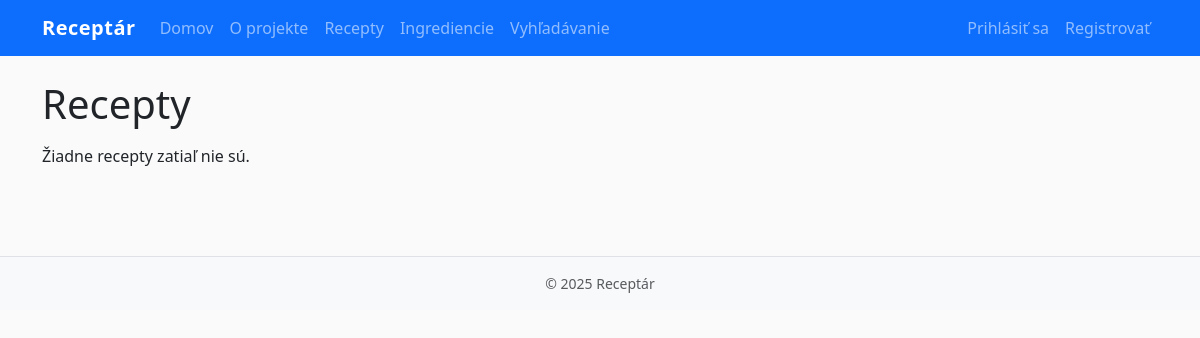
Before: /recipes/ with the older database file.
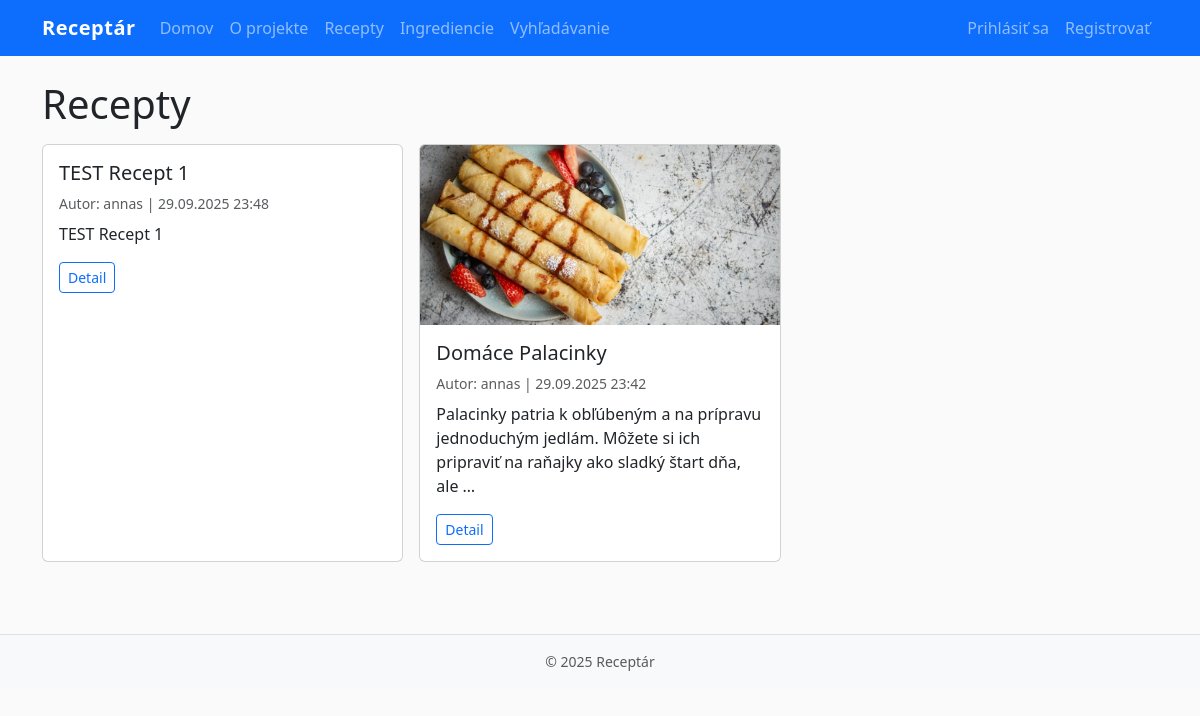
After: the same page with the newer database file.
### recipes/models.py (models this page shows, shortened)
class Recipe(models.Model):
    title = models.CharField(max_length=200)
    description = models.TextField(blank=True)
    instructions = models.TextField()
    image = models.ImageField(upload_to="recipes/", blank=True, null=True)
    created_by = models.ForeignKey(User, on_delete=models.CASCADE, related_name="recipes")
    created_at = models.DateTimeField(auto_now_add=True)
    ingredients = models.ManyToManyField(Ingredient, through="RecipeIngredient", related_name="recipes")
    class Meta:
        ordering = ["-created_at"]

### recipes/views.py (the view)
# urls.py: path("", RecipeListView.as_view(), name="list"),
class RecipeListView(ListView):
    model = Recipe
    template_name = "recipes/recipe_list.html"
    context_object_name = "recipes"
    paginate_by = 12

### templates/recipes/recipe_list.html (shortened to what this page needs)
{% extends "base.html" %}
{% block content %}
<h1 class="mb-3">Recepty</h1>
<div class="row g-3">
  {% for r in recipes %}
  <div class="col-md-4">
    <div class="card h-100">
      {% if r.image %}<img src="{{ r.image.url }}" class="card-img-top" alt="{{ r.title }}">{% endif %}
      <div class="card-body">
        <h5 class="card-title">{{ r.title }}</h5>
        <p class="card-text text-muted small mb-2">Autor: {{ r.created_by.username }} | {{ r.created_at|date:"d.m.Y H:i" }}</p>
        <p class="card-text">{{ r.description|truncatewords:20 }}</p>
        <a href="{% url 'recipes:detail' r.pk %}" class="btn btn-outline-primary btn-sm">Detail</a>
      </div>
    </div>
  </div>
  {% empty %}
    <p>Žiadne recepty zatiaľ nie sú.</p>
  {% endfor %}
</div>
{% endblock %}

Changed rows visible on the page:
added Recipe: title "TEST Recept 1", created_by.username "annas", created_at "29.09.2025 23:48", description "TEST Recept 1"
added Recipe: image (picture), title "Domáce Palacinky", created_by.username "annas", created_at "29.09.2025 23:42", description "Palacinky patria k obľúbeným a na prípravu jednoduchým jedlám. Môžete si ich pripraviť na raňajky ako sladký štart dňa, ale …"
Other visible differences:
text no longer shown: "Žiadne recepty zatiaľ nie sú."
